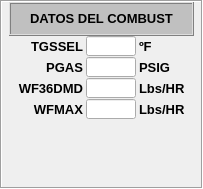
   <widget class="QFrame" name="Datos_Combustible">
    <property name="geometry">
     <rect>
      <x>1050</x>
      <y>235</y>
      <width>203</width>
      <height>189</height>
     </rect>
    </property>
    <property name="styleSheet">
     <string notr="true">background-color: none;</string>
    </property>
    <property name="frameShape">
     <enum>QFrame::Box</enum>
    </property>
    <property name="frameShadow">
     <enum>QFrame::Sunken</enum>
    </property>
    <layout class="QGridLayout" name="gridLayout_18">
     <property name="margin">
      <number>0</number>
     </property>
     <property name="spacing">
      <number>0</number>
     </property>
     <item row="0" column="0">
      <layout class="QVBoxLayout" name="verticalLayout_13">
       <property name="spacing">
        <number>0</number>
       </property>
       <item>
        <widget class="QFrame" name="frame_16">
         <property name="minimumSize">
          <size>
           <width>0</width>
           <height>34</height>
          </size>
         </property>
         <property name="maximumSize">
          <size>
           <width>16777215</width>
           <height>34</height>
          </size>
         </property>
         <property name="styleSheet">
          <string notr="true">background-color: rgb(192, 192, 192);</string>
         </property>
         <property name="frameShape">
          <enum>QFrame::Box</enum>
         </property>
         <property name="frameShadow">
          <enum>QFrame::Raised</enum>
         </property>
         <layout class="QGridLayout" name="gridLayout_17">
          <property name="margin">
           <number>0</number>
          </property>
          <property name="spacing">
           <number>0</number>
          </property>
          <item row="0" column="0">
           <widget class="QLabel" name="label_15">
            <property name="minimumSize">
             <size>
              <width>181</width>
              <height>21</height>
             </size>
            </property>
            <property name="maximumSize">
             <size>
              <width>181</width>
              <height>21</height>
             </size>
            </property>
            <property name="font">
             <font>
              <pointsize>10</pointsize>
              <weight>75</weight>
              <bold>true</bold>
             </font>
            </property>
            <property name="text">
             <string>DATOS DEL COMBUST</string>
            </property>
            <property name="alignment">
             <set>Qt::AlignCenter</set>
            </property>
           </widget>
          </item>
         </layout>
        </widget>
       </item>
       <item>
        <layout class="QHBoxLayout" name="horizontalLayout_57">
         <property name="spacing">
          <number>0</number>
         </property>
         <item>
          <widget class="QLabel" name="label_47">
           <property name="minimumSize">
            <size>
             <width>71</width>
             <height>21</height>
            </size>
           </property>
           <property name="maximumSize">
            <size>
             <width>71</width>
             <height>21</height>
            </size>
           </property>
           <property name="font">
            <font>
             <pointsize>10</pointsize>
             <weight>75</weight>
             <bold>true</bold>
            </font>
           </property>
           <property name="text">
            <string>TGSSEL</string>
           </property>
           <property name="alignment">
            <set>Qt::AlignRight|Qt::AlignTrailing|Qt::AlignVCenter</set>
           </property>
          </widget>
         </item>
         <item>
          <widget class="QLineEdit" name="leDCTGS">
           <property name="minimumSize">
            <size>
             <width>50</width>
             <height>20</height>
            </size>
           </property>
           <property name="maximumSize">
            <size>
             <width>50</width>
             <height>20</height>
            </size>
           </property>
           <property name="font">
            <font>
             <kerning>true</kerning>
            </font>
           </property>
           <property name="cursor">
            <cursorShape>IBeamCursor</cursorShape>
           </property>
           <property name="autoFillBackground">
            <bool>false</bool>
           </property>
           <property name="text">
            <string/>
           </property>
           <property name="frame">
            <bool>true</bool>
           </property>
          </widget>
         </item>
         <item>
          <widget class="QLabel" name="label_50">
           <property name="minimumSize">
            <size>
             <width>51</width>
             <height>21</height>
            </size>
           </property>
           <property name="maximumSize">
            <size>
             <width>51</width>
             <height>21</height>
            </size>
           </property>
           <property name="font">
            <font>
             <pointsize>10</pointsize>
             <weight>75</weight>
             <bold>true</bold>
            </font>
           </property>
           <property name="text">
            <string>ºF</string>
           </property>
           <property name="alignment">
            <set>Qt::AlignLeading|Qt::AlignLeft|Qt::AlignVCenter</set>
           </property>
          </widget>
         </item>
        </layout>
       </item>
       <item>
        <layout class="QHBoxLayout" name="horizontalLayout_58">
         <property name="spacing">
          <number>0</number>
         </property>
         <item>
          <widget class="QLabel" name="label_58">
           <property name="minimumSize">
            <size>
             <width>71</width>
             <height>21</height>
            </size>
           </property>
           <property name="maximumSize">
            <size>
             <width>71</width>
             <height>21</height>
            </size>
           </property>
           <property name="font">
            <font>
             <pointsize>10</pointsize>
             <weight>75</weight>
             <bold>true</bold>
            </font>
           </property>
           <property name="text">
            <string>PGAS</string>
           </property>
           <property name="alignment">
            <set>Qt::AlignRight|Qt::AlignTrailing|Qt::AlignVCenter</set>
           </property>
          </widget>
         </item>
         <item>
          <widget class="QLineEdit" name="leDCPG">
           <property name="minimumSize">
            <size>
             <width>50</width>
             <height>20</height>
            </size>
           </property>
           <property name="maximumSize">
            <size>
             <width>50</width>
             <height>20</height>
            </size>
           </property>
           <property name="font">
            <font>
             <kerning>true</kerning>
            </font>
           </property>
           <property name="cursor">
            <cursorShape>IBeamCursor</cursorShape>
           </property>
           <property name="autoFillBackground">
            <bool>false</bool>
           </property>
           <property name="text">
            <string/>
           </property>
           <property name="frame">
            <bool>true</bool>
           </property>
          </widget>
         </item>
         <item>
          <widget class="QLabel" name="label_56">
           <property name="minimumSize">
            <size>
             <width>51</width>
             <height>21</height>
            </size>
           </property>
           <property name="maximumSize">
            <size>
             <width>51</width>
             <height>21</height>
            </size>
           </property>
           <property name="font">
            <font>
             <pointsize>10</pointsize>
             <weight>75</weight>
             <bold>true</bold>
            </font>
           </property>
           <property name="text">
            <string>PSIG</string>
           </property>
           <property name="alignment">
            <set>Qt::AlignLeading|Qt::AlignLeft|Qt::AlignVCenter</set>
           </property>
          </widget>
         </item>
        </layout>
       </item>
       <item>
        <layout class="QHBoxLayout" name="horizontalLayout_59">
         <property name="spacing">
          <number>0</number>
         </property>
         <item>
          <widget class="QLabel" name="label_59">
           <property name="minimumSize">
            <size>
             <width>71</width>
             <height>21</height>
            </size>
           </property>
           <property name="maximumSize">
            <size>
             <width>71</width>
             <height>21</height>
            </size>
           </property>
           <property name="font">
            <font>
             <pointsize>10</pointsize>
             <weight>75</weight>
             <bold>true</bold>
            </font>
           </property>
           <property name="text">
            <string>WF36DMD</string>
           </property>
           <property name="alignment">
            <set>Qt::AlignRight|Qt::AlignTrailing|Qt::AlignVCenter</set>
           </property>
          </widget>
         </item>
         <item>
          <widget class="QLineEdit" name="leDCWF36">
           <property name="minimumSize">
            <size>
             <width>50</width>
             <height>20</height>
            </size>
           </property>
           <property name="maximumSize">
            <size>
             <width>50</width>
             <height>20</height>
            </size>
           </property>
           <property name="font">
            <font>
             <kerning>true</kerning>
            </font>
           </property>
           <property name="cursor">
            <cursorShape>IBeamCursor</cursorShape>
           </property>
           <property name="autoFillBackground">
            <bool>false</bool>
           </property>
           <property name="text">
            <string/>
           </property>
           <property name="frame">
            <bool>true</bool>
           </property>
          </widget>
         </item>
         <item>
          <widget class="QLabel" name="label_61">
           <property name="minimumSize">
            <size>
             <width>51</width>
             <height>21</height>
            </size>
           </property>
           <property name="maximumSize">
            <size>
             <width>51</width>
             <height>21</height>
            </size>
           </property>
           <property name="font">
            <font>
             <pointsize>10</pointsize>
             <weight>75</weight>
             <bold>true</bold>
            </font>
           </property>
           <property name="text">
            <string>Lbs/HR</string>
           </property>
           <property name="alignment">
            <set>Qt::AlignLeading|Qt::AlignLeft|Qt::AlignVCenter</set>
           </property>
          </widget>
         </item>
        </layout>
       </item>
       <item>
        <layout class="QHBoxLayout" name="horizontalLayout_60">
         <property name="spacing">
          <number>0</number>
         </property>
         <item>
          <widget class="QLabel" name="label_60">
           <property name="minimumSize">
            <size>
             <width>71</width>
             <height>21</height>
            </size>
           </property>
           <property name="maximumSize">
            <size>
             <width>71</width>
             <height>21</height>
            </size>
           </property>
           <property name="font">
            <font>
             <pointsize>10</pointsize>
             <weight>75</weight>
             <bold>true</bold>
            </font>
           </property>
           <property name="text">
            <string>WFMAX</string>
           </property>
           <property name="alignment">
            <set>Qt::AlignRight|Qt::AlignTrailing|Qt::AlignVCenter</set>
           </property>
          </widget>
         </item>
         <item>
          <widget class="QLineEdit" name="leDCWFM">
           <property name="minimumSize">
            <size>
             <width>50</width>
             <height>20</height>
            </size>
           </property>
           <property name="maximumSize">
            <size>
             <width>50</width>
             <height>20</height>
            </size>
           </property>
           <property name="font">
            <font>
             <kerning>true</kerning>
            </font>
           </property>
           <property name="cursor">
            <cursorShape>IBeamCursor</cursorShape>
           </property>
           <property name="autoFillBackground">
            <bool>false</bool>
           </property>
           <property name="text">
            <string/>
           </property>
           <property name="frame">
            <bool>true</bool>
           </property>
          </widget>
         </item>
         <item>
          <widget class="QLabel" name="label_57">
           <property name="minimumSize">
            <size>
             <width>51</width>
             <height>21</height>
            </size>
           </property>
           <property name="maximumSize">
            <size>
             <width>51</width>
             <height>21</height>
            </size>
           </property>
           <property name="font">
            <font>
             <pointsize>10</pointsize>
             <weight>75</weight>
             <bold>true</bold>
            </font>
           </property>
           <property name="text">
            <string>Lbs/HR</string>
           </property>
           <property name="alignment">
            <set>Qt::AlignLeading|Qt::AlignLeft|Qt::AlignVCenter</set>
           </property>
          </widget>
         </item>
        </layout>
       </item>
       <item>
        <spacer name="verticalSpacer_2">
         <property name="orientation">
          <enum>Qt::Vertical</enum>
         </property>
         <property name="sizeHint" stdset="0">
          <size>
           <width>20</width>
           <height>18</height>
          </size>
         </property>
        </spacer>
       </item>
      </layout>
     </item>
    </layout>
   </widget>
